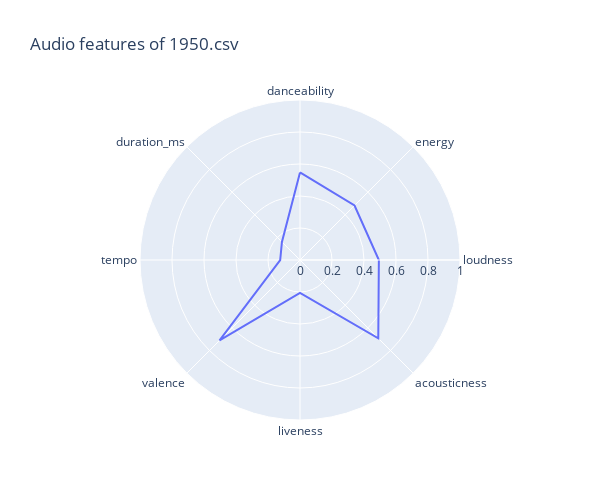
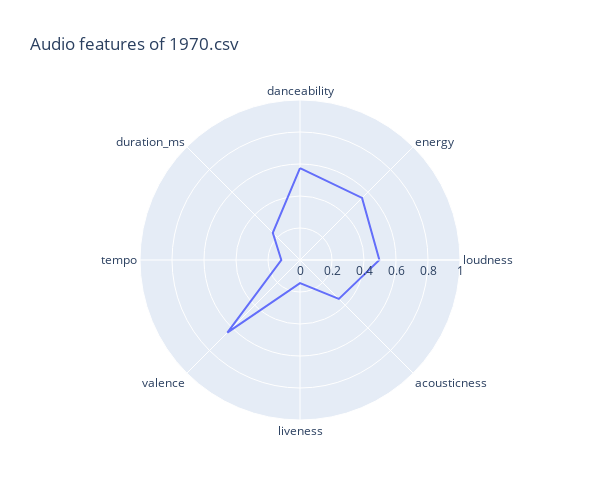
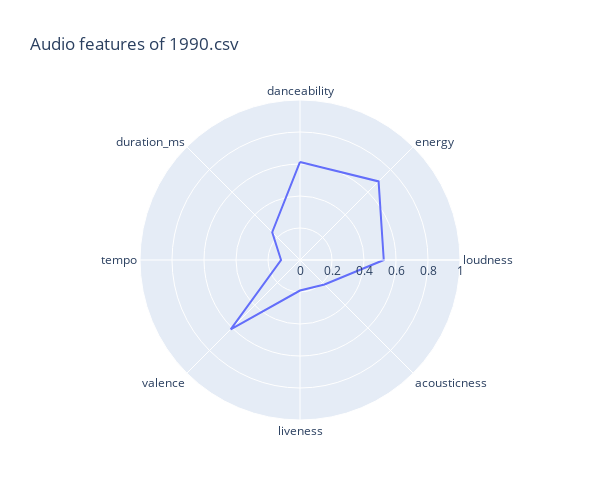
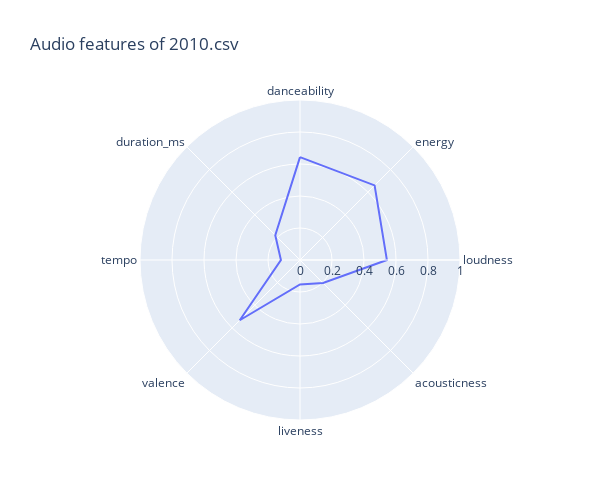

Notebook source saved alongside these figures, in order:
### Code cell
for file in playlist_data:
    plot_graph(file)

### Figure 1 — Plotly figure (JSON) as saved in the notebook; plotly's stock layout.template omitted (floating-point values rounded to 4 significant figures)
{"data": [{"hovertemplate": "r=%{r}<br>theta=%{theta}<extra></extra>", "legendgroup": "", "line": {"color": "#636efa", "dash": "solid"}, "marker": {"symbol": "circle"}, "mode": "lines", "name": "", "r": [0.5474, 0.482, 0.4929, 0.6919, 0.2061, 0.711, 0.1238, 0.1597, 0.5474], "showlegend": false, "subplot": "polar", "theta": ["danceability", "energy", "loudness", "acousticness", "liveness", "valence", "tempo", "duration_ms", "danceability"], "type": "scatterpolar"}], "layout": {"polar": {"domain": {"x": [0.0, 1.0], "y": [0.0, 1.0]}, "angularaxis": {"direction": "clockwise", "rotation": 90}, "radialaxis": {"range": [0.0, 1.0]}}, "legend": {"tracegroupgap": 0}, "title": {"text": "Audio features of 1950.csv"}, "height": 500, "width": 600}}

### Figure 2 — Plotly figure (JSON) as saved in the notebook; plotly's stock layout.template omitted (floating-point values rounded to 4 significant figures)
{"data": [{"hovertemplate": "r=%{r}<br>theta=%{theta}<extra></extra>", "legendgroup": "", "line": {"color": "#636efa", "dash": "solid"}, "marker": {"symbol": "circle"}, "mode": "lines", "name": "", "r": [0.5739, 0.5485, 0.496, 0.3435, 0.1442, 0.642, 0.1169, 0.2404, 0.5739], "showlegend": false, "subplot": "polar", "theta": ["danceability", "energy", "loudness", "acousticness", "liveness", "valence", "tempo", "duration_ms", "danceability"], "type": "scatterpolar"}], "layout": {"polar": {"domain": {"x": [0.0, 1.0], "y": [0.0, 1.0]}, "angularaxis": {"direction": "clockwise", "rotation": 90}, "radialaxis": {"range": [0.0, 1.0]}}, "legend": {"tracegroupgap": 0}, "title": {"text": "Audio features of 1970.csv"}, "height": 500, "width": 600}}

### Figure 3 — Plotly figure (JSON) as saved in the notebook; plotly's stock layout.template omitted (floating-point values rounded to 4 significant figures)
{"data": [{"hovertemplate": "r=%{r}<br>theta=%{theta}<extra></extra>", "legendgroup": "", "line": {"color": "#636efa", "dash": "solid"}, "marker": {"symbol": "circle"}, "mode": "lines", "name": "", "r": [0.6128, 0.6946, 0.5235, 0.2165, 0.1907, 0.6125, 0.1185, 0.2455, 0.6128], "showlegend": false, "subplot": "polar", "theta": ["danceability", "energy", "loudness", "acousticness", "liveness", "valence", "tempo", "duration_ms", "danceability"], "type": "scatterpolar"}], "layout": {"polar": {"domain": {"x": [0.0, 1.0], "y": [0.0, 1.0]}, "angularaxis": {"direction": "clockwise", "rotation": 90}, "radialaxis": {"range": [0.0, 1.0]}}, "legend": {"tracegroupgap": 0}, "title": {"text": "Audio features of 1990.csv"}, "height": 500, "width": 600}}

### Figure 4 — Plotly figure (JSON) as saved in the notebook; plotly's stock layout.template omitted (floating-point values rounded to 4 significant figures)
{"data": [{"hovertemplate": "r=%{r}<br>theta=%{theta}<extra></extra>", "legendgroup": "", "line": {"color": "#636efa", "dash": "solid"}, "marker": {"symbol": "circle"}, "mode": "lines", "name": "", "r": [0.6429, 0.6594, 0.5431, 0.2038, 0.1525, 0.5325, 0.1192, 0.2185, 0.6429], "showlegend": false, "subplot": "polar", "theta": ["danceability", "energy", "loudness", "acousticness", "liveness", "valence", "tempo", "duration_ms", "danceability"], "type": "scatterpolar"}], "layout": {"polar": {"domain": {"x": [0.0, 1.0], "y": [0.0, 1.0]}, "angularaxis": {"direction": "clockwise", "rotation": 90}, "radialaxis": {"range": [0.0, 1.0]}}, "legend": {"tracegroupgap": 0}, "title": {"text": "Audio features of 2010.csv"}, "height": 500, "width": 600}}
